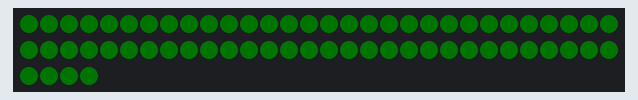
Bench run of a sketch on a simulated Arduino Leonardo, built with avr-gcc and run on an emulated ATmega32U4. On the bench: 64 RGB LEDs in strip order, left to right, continuing on the next row. Dim RGB values are drawn brighter than linear.

Above: at 0.7 s.

The sketch:

keyboard-midi-led-matrix.ino
```cpp
#include <Adafruit_NeoPixel.h>
#include "MIDIUSB.h"

const uint8_t LED_PIN = 6;
const uint16_t NUM_LEDS = 64;
const uint8_t NOTE_BASE = 36;
const uint8_t BRIGHTNESS = 32;
const bool SERPENTINE = true;

Adafruit_NeoPixel pixels(NUM_LEDS, LED_PIN, NEO_GRB + NEO_KHZ800);

uint16_t physicalPixel(uint8_t logicalPixel) {
  uint8_t row = logicalPixel / 8;
  uint8_t col = logicalPixel % 8;
  if (SERPENTINE && (row % 2 == 1)) {
    col = 7 - col;
  }
  return row * 8 + col;
}

uint32_t colorFromVelocity(uint8_t velocity) {
  if (velocity == 0) {
    return pixels.Color(0, 0, 0);
  }
  switch (velocity) {
    case 1: return pixels.Color(32, 0, 0);
    case 2: return pixels.Color(32, 12, 0);
    case 3: return pixels.Color(28, 28, 0);
    case 4: return pixels.Color(0, 32, 0);
    case 5: return pixels.Color(0, 24, 24);
    case 6: return pixels.Color(0, 0, 32);
    case 7: return pixels.Color(28, 0, 28);
    default: return pixels.Color(24, 24, 24);
  }
}

void allOff() {
  pixels.clear();
  pixels.show();
}

void setNoteLed(uint8_t note, uint8_t velocity) {
  if (note < NOTE_BASE || note >= NOTE_BASE + NUM_LEDS) {
    return;
  }
  uint8_t logicalPixel = note - NOTE_BASE;
  pixels.setPixelColor(physicalPixel(logicalPixel), colorFromVelocity(velocity));
  pixels.show();
}

void bootTest() {
  allOff();
  for (uint8_t i = 0; i < NUM_LEDS; i++) {
    pixels.setPixelColor(physicalPixel(i), pixels.Color(0, 8, 0));
    pixels.show();
    delay(8);
  }
  delay(150);
  allOff();
}

void handleMidi(midiEventPacket_t event) {
  uint8_t status = event.byte1 & 0xF0;
  uint8_t data1 = event.byte2;
  uint8_t data2 = event.byte3;

  switch (status) {
    case 0x80:
      setNoteLed(data1, 0);
      break;
    case 0x90:
      setNoteLed(data1, data2);
      break;
    case 0xB0:
      if (data1 == 120 || data1 == 121 || data1 == 123) {
        allOff();
      }
      break;
  }
}

void setup() {
  pixels.begin();
  pixels.setBrightness(BRIGHTNESS);
  bootTest();
}

void loop() {
  midiEventPacket_t event;
  do {
    event = MidiUSB.read();
    if (event.header != 0) {
      handleMidi(event);
    }
  } while (event.header != 0);
}
```
